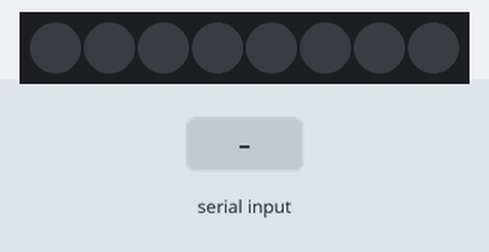
A sketch run on a simulated Arduino Uno, built with avr-gcc and run on an emulated ATmega328P. Shown: 8 RGB LEDs in strip order, left to right. The inputs (shaded band) are chosen by the test bench. Dim RGB values are drawn brighter than linear.

Above: at 1.2 s.
1.3 s: "1\n" received over Serial
At 1.57 s:
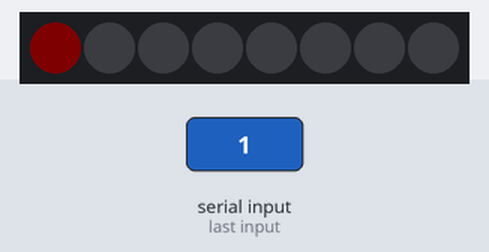
At 4.03 s:
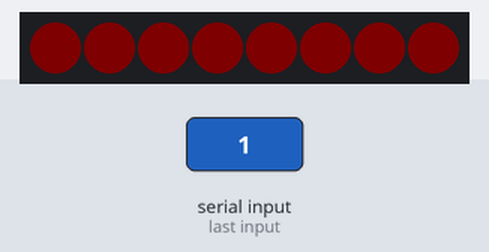
Timing chart, 0 to 8.2 s (numbered marks = the images above; inputs shaded):
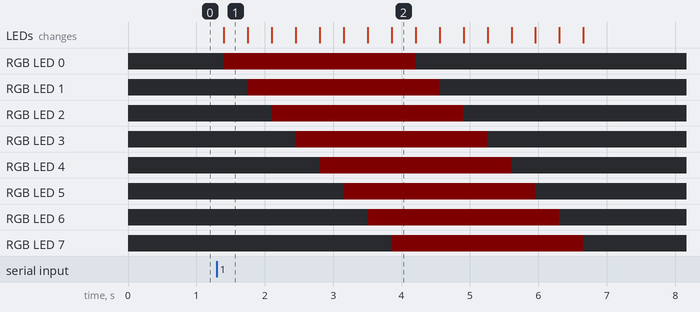

Measured:
- after the input at 1.3 s, RGB LED 0: off → RGB(4, 0, 0) after 0.10 s, → off 2.8 s later; RGB LED 1: off → RGB(4, 0, 0) after 0.45 s, → off 2.8 s later

The sketch:

with_neopixel.ino.ino
```cpp
// Simple NeoPixel test.  Lights just a few pixels at a time so a
// 1m strip can safely be powered from Arduino 5V pin.  Arduino
// may nonetheless hiccup when LEDs are first connected and not
// accept code.  So upload code first, unplug USB, connect pixels
// to GND FIRST, then +5V and digital pin 6, then re-plug USB.
// A working strip will show a few pixels moving down the line,
// cycling between red, green and blue.  If you get no response,
// might be connected to wrong end of strip (the end wires, if
// any, are no indication -- look instead for the data direction
// arrows printed on the strip).

#include <Adafruit_NeoPixel.h>

#define PIN 6
#define N_LEDS 8
#define BRIGHTNESS 50

int val = 0;

Adafruit_NeoPixel strip = Adafruit_NeoPixel(N_LEDS, PIN, NEO_GRB + NEO_KHZ800);

void setup() {
  strip.setBrightness(BRIGHTNESS);
  strip.begin();

  Serial.begin(9600);
}

void loop() {

  val = Serial.read();
  if(val == 0)
  {
    chase( strip.Color(0, 0, 255) );  //dark blue
  }
  else if(val == 1)
  {
    chase( strip.Color(0, 255, 255) );  //light turquoise
  }
  else if(val == 2)
  {
    chase( strip.Color(35, 0, 255) );  //dark purple
  }
  else if(val == 3)
  {
    chase( strip.Color(50, 50, 255) );  //light blue
  }
  else if(val == 4)
  {
    chase( strip.Color(0, 255, 0) );  //green
  }
  else if(val == 5)
  {
    chase( strip.Color(255, 255, 0) );  //yellow
  }
  else if(val == 6)
  {
    chase( strip.Color(255, 35, 0) );  //orange
  }
  else if(val == 7)
  {
    chase( strip.Color(255, 0, 255) );  //bright pink
  }
  else if(val == 8)
  {
    chase( strip.Color(255, 0, 0) );  //red
  }
  else if(val == 9)
  {
    chase( strip.Color(255, 255, 255) );  //white
  }
  else if(val == 10)
  {
    chase( strip.Color(25, 0, 0) );  //dim red
  }

  delay(50);
}

static void chase(uint32_t c) {
  for(uint16_t i=0; i<strip.numPixels()+8; i++) {
      strip.setPixelColor( i, c); // Draw new pixel
      strip.setPixelColor( i-8, 0); // Erase pixel a few steps back
      strip.show();
      delay(350);
  }
}
```
